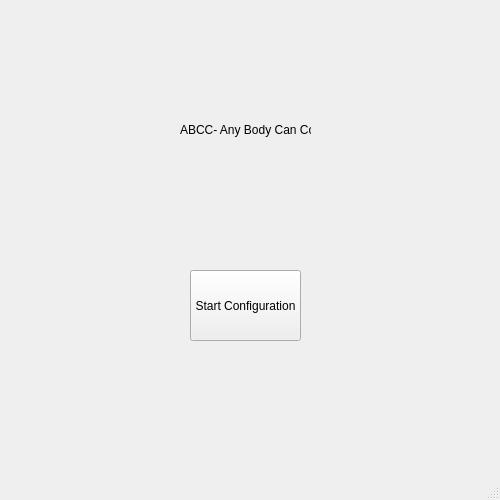
<?xml version="1.0" encoding="UTF-8"?>
<ui version="4.0">
 <class>MainWindow</class>
 <widget class="QMainWindow" name="MainWindow">
  <property name="geometry">
   <rect>
    <x>0</x>
    <y>0</y>
    <width>500</width>
    <height>500</height>
   </rect>
  </property>
  <property name="windowTitle">
   <string>MainWindow</string>
  </property>
  <property name="autoFillBackground">
   <bool>true</bool>
  </property>
  <widget class="QWidget" name="centralwidget">
   <widget class="QPushButton" name="pushButton">
    <property name="geometry">
     <rect>
      <x>190</x>
      <y>270</y>
      <width>111</width>
      <height>71</height>
     </rect>
    </property>
    <property name="autoFillBackground">
     <bool>true</bool>
    </property>
    <property name="text">
     <string>Start Configuration</string>
    </property>
   </widget>
   <widget class="QLabel" name="title">
    <property name="geometry">
     <rect>
      <x>180</x>
      <y>120</y>
      <width>131</width>
      <height>20</height>
     </rect>
    </property>
    <property name="text">
     <string>ABCC- Any Body Can Code</string>
    </property>
   </widget>
  </widget>
  <widget class="QMenuBar" name="menubar">
   <property name="geometry">
    <rect>
     <x>0</x>
     <y>0</y>
     <width>500</width>
     <height>21</height>
    </rect>
   </property>
  </widget>
  <widget class="QStatusBar" name="statusbar"/>
 </widget>
 <resources/>
 <connections/>
</ui>
